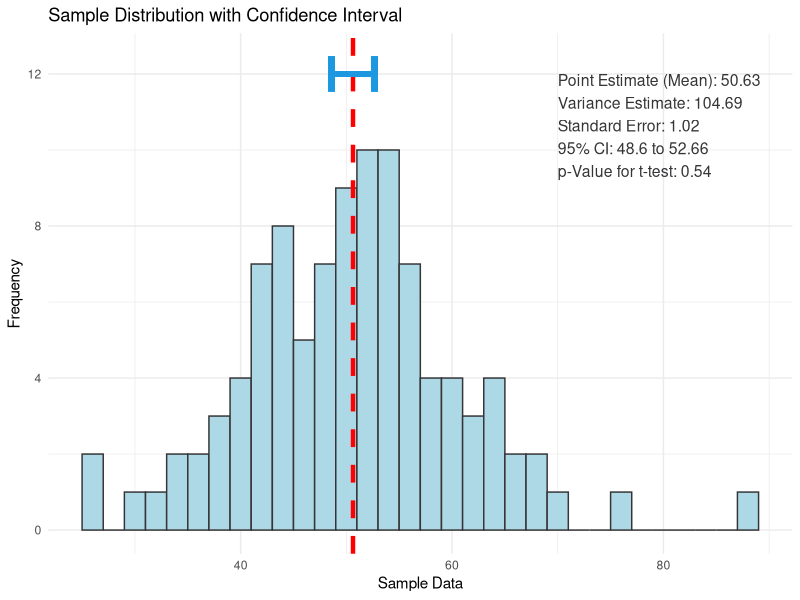

Source code (R):
set.seed(6186595)
my_pop <- rnorm(
  n = 1000000, # Simulate a population
  mean = 50,
  sd = 10
)

mean_pop <- mean(my_pop) # Calculate population mean
sd_pop <- sd(my_pop) # Calculate population sd

sd_pop

my_samp <- sample(
  x = my_pop, # Draw sample from population
  size = 100
)
mean_samp <- mean(my_samp) # Estimate population mean
mean_samp

var_samp <- var(my_samp) # Estimate population variance
var_samp

sd_samp <- sd(my_samp) # Estimate population sd
sd_samp

se_samp <- sd_samp / sqrt(length(my_samp)) # Standard error of mean
se_samp

error_margin <- qt(0.975, df = length(my_samp) - 1) * se_samp # 95% confidence interval
error_margin

lower_bound <- mean_samp - error_margin # Lower bound
lower_bound

upper_bound <- mean_samp + error_margin # Upper bound
upper_bound


my_ttest <- t.test(
  x = my_samp, # Perform one-sample t-test
  mu = mean_pop
)
my_ttest |> broom::tidy() # Print t-test results

my_ttest2 <- t.test(
  x = my_samp, # One-sample t-test
  mu = 55
)
my_ttest2 |> broom::tidy()


## Show the distribution
##
# install.packages("ggplot2")                             # Install & load ggplot2
library(ggplot2)

ggplot(
  data.frame(my_samp), # Draw ggplot2 with results
  aes(x = my_samp)
) +
  geom_histogram(
    binwidth = 2, # Draw histogram
    fill = "lightblue",
    color = "#353436"
  ) +
  geom_vline(
    xintercept = mean_samp, # Draw vertical mean line
    color = "red",
    linetype = "dashed",
    linewidth = 1.5
  ) +
  geom_errorbarh(
    aes(
      xmin = lower_bound, # Draw error bar
      xmax = upper_bound,
      y = 12
    ),
    color = "#1b98e0",
    linewidth = 2
  ) +
  labs(
    title = "Sample Distribution with Confidence Interval",
    x = "Sample Data",
    y = "Frequency"
  ) +
  theme_minimal() +
  annotate(
    "text", # Annotate results text
    x = 70,
    y = 12,
    label = paste(
      "Point Estimate (Mean):",
      round(mean_samp, 2),
      "\nVariance Estimate:",
      round(var_samp, 2),
      "\nStandard Error:",
      round(se_samp, 2),
      "\n95% CI:",
      round(lower_bound, 2),
      "to",
      round(upper_bound, 2),
      "\np-Value for t-test:",
      round(my_ttest$p.value, 2)
    ),
    hjust = 0,
    vjust = 1,
    size = 4,
    color = "#353436"
  )
